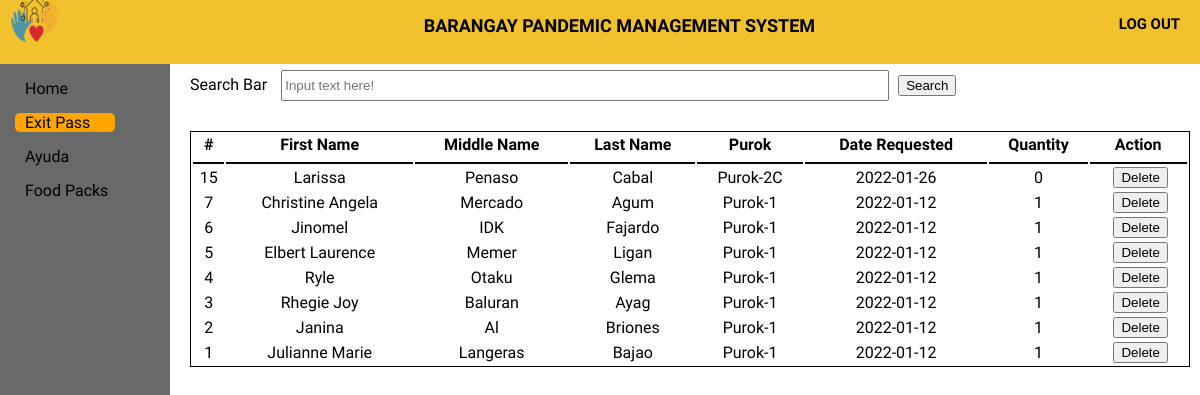
Before: /ExitPass/eresult.php (signed in) with the older database file.
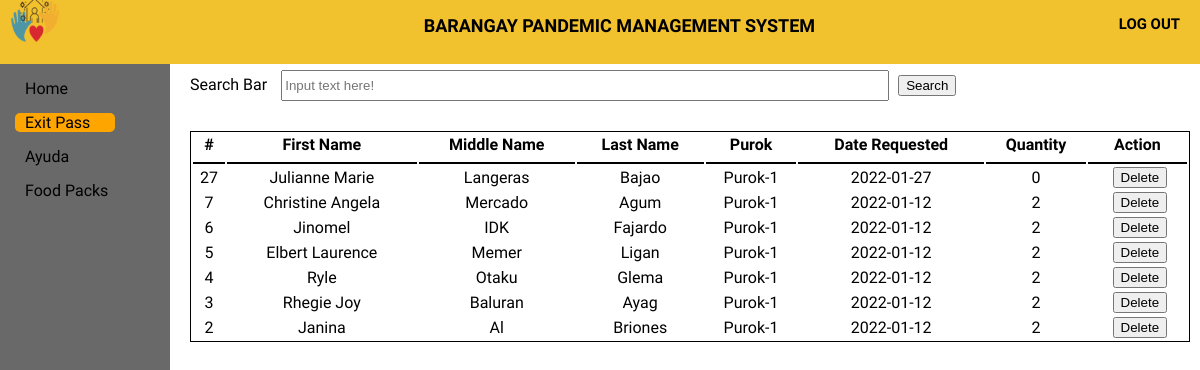
After: the same page with the newer database file.
### tables this page shows
CREATE TABLE `exitpass` (
  `epassID` int(11) NOT NULL,
  `userID` int(11) NOT NULL,
  `Fname2` varchar(50) NOT NULL,
  `Mname2` varchar(50) NOT NULL,
  `Lname2` varchar(50) NOT NULL,
  `purok2` varchar(50) NOT NULL,
  `barangay` varchar(50) NOT NULL,
  `date_requested` varchar(50) NOT NULL,
  `quantity` int(11) NOT NULL,
  `submit` int(11) NOT NULL
);

### Connection/session.php (called while the page is built, shortened)
<?php
	require 'db_conn.php';
	$query = $conn->query("SELECT * FROM `users` WHERE `userID` = '$_SESSION[userID]'") or die(mysqli_error());
	$fetch = $query->fetch_array();
	$barangay = $fetch['barangay'];
	$userID2 = $fetch['userID'];
?>

### ExitPass/eresult.php (the view, shortened to what this page needs)
<!DOCTYPE html>
<?php
    require '../Connection/session.php';
?>
<html>
<html>
<head>
    <link rel="stylesheet" type="text/css" href="exitpass.css">
</head>
<body>
    <header>
        <div class="log_out">
            <a href="../Logout/logout.php" class="logout_btn"><h5>LOG OUT</h5></a>
        </div>
        <div class="title">
            <h5>BARANGAY PANDEMIC MANAGEMENT SYSTEM</h5>
        </div>
        <div class="logobox">
            <img src="logo1.png" class="logo">
        </div>
    </header>
    <div class="sidebar">
        <a href="../home page/home.php"><span>Home</span></a>
        <a href="../ExitPass/exitpass.php" id="main"><span>Exit Pass</span></a>
        <a href="../Ayuda/Ayuda.php"><span>Ayuda</span></a>
        <a href="../Food pack/Food pack.php"><span>Food Packs</span></a>
    </div>
    <div class="content">
        <form action="eresult.php" method="get">
        <div class="Cheader">
            <label>Search Bar</label>
            <input type="text" name="search" id="searchbar" placeholder="Input text here!">
            <button type="submit" >Search</button>
        </div>
        </form>
    <table class="table1">
        <thead>
        <tr>
            <th>#</th>
            <th>First Name</th>
            <th>Middle Name</th>
            <th>Last Name</th>
            <th>Purok</th>
            <th>Date Requested</th>
            <th>Quantity</th>
            <th>Action</th>
        </tr>
        </thead>
<tbody>
                    <?php
                        require_once '../Connection/db_conn.php';
                        $search = $_GET['search'];
                        $query = $conn->query("SELECT * FROM exitpass WHERE userID !=('$userID2') AND userID LIKE '%$search%' AND barangay=('$barangay') OR Fname2 LIKE '%$search%' AND barangay =('$barangay') OR Mname2 LIKE '%$search%' AND barangay =('$barangay') OR Lname2 LIKE '%$search%' AND barangay =('$barangay') ORDER BY epassID DESC") or die(mysqli_error());
                        while($fetch = $query->fetch_array()){
                    ?>
                        <tr>
                            <td><?php echo $fetch['epassID']?></td>
                            <td><?php echo $fetch['Fname2']?></td>
                            <td><?php echo $fetch['Mname2']?></td>
                            <td><?php echo $fetch['Lname2']?></td>
                            <td><?php echo $fetch['purok2']?></td>
                            <td><?php echo $fetch['date_requested']?></td>
                            <td><?php echo $fetch['quantity']?></td>
                            <td><center></a><a onclick = "confirmationDelete(this); return false;" href = "delete-exitpass.php?epassID=<?php echo $fetch['epassID']?>"><i></i><button> Delete</button></a></center></td>
                        </tr>
                <?php
                    }
                ?>
</body>
</html>

Changed rows visible on the page:
removed exitpass: epassID "15", Fname2 "Larissa", Mname2 "Penaso", Lname2 "Cabal", purok2 "Purok-2C", date_requested "2022-01-26", quantity "0"
removed exitpass: epassID "1", Fname2 "Julianne Marie", Mname2 "Langeras", Lname2 "Bajao", purok2 "Purok-1", date_requested "2022-01-12", quantity "1"
added exitpass: epassID "27", Fname2 "Julianne Marie", Mname2 "Langeras", Lname2 "Bajao", purok2 "Purok-1", date_requested "2022-01-27", quantity "0"
changed exitpass "Christine Angela": quantity "1" → "2"
changed exitpass "Jinomel": quantity "1" → "2"
changed exitpass "Elbert Laurence": quantity "1" → "2"
changed exitpass "Ryle": quantity "1" → "2"
changed exitpass "Rhegie Joy": quantity "1" → "2"
changed exitpass "Janina": quantity "1" → "2"
